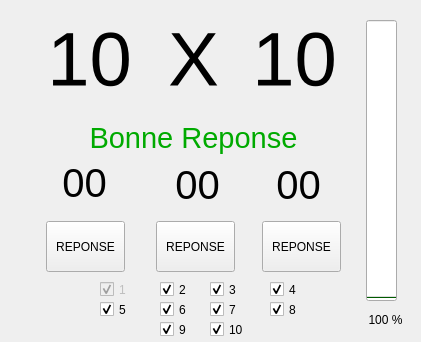
<?xml version="1.0" encoding="UTF-8"?>
<ui version="4.0">
 <author>ToF 2017</author>
 <class>Form</class>
 <widget class="QWidget" name="Form">
  <property name="geometry">
   <rect>
    <x>0</x>
    <y>0</y>
    <width>421</width>
    <height>342</height>
   </rect>
  </property>
  <property name="windowTitle">
   <string notr="true">Multi Meli ;-)</string>
  </property>
  <widget class="QPushButton" name="pushButton_ReponseA">
   <property name="geometry">
    <rect>
     <x>46</x>
     <y>221</y>
     <width>79</width>
     <height>51</height>
    </rect>
   </property>
   <property name="text">
    <string>REPONSE</string>
   </property>
  </widget>
  <widget class="QPushButton" name="pushButton_ReponseB">
   <property name="geometry">
    <rect>
     <x>156</x>
     <y>221</y>
     <width>79</width>
     <height>51</height>
    </rect>
   </property>
   <property name="text">
    <string>REPONSE</string>
   </property>
  </widget>
  <widget class="QPushButton" name="pushButton_ReponseC">
   <property name="geometry">
    <rect>
     <x>262</x>
     <y>221</y>
     <width>79</width>
     <height>51</height>
    </rect>
   </property>
   <property name="text">
    <string>REPONSE</string>
   </property>
  </widget>
  <widget class="QLabel" name="label_X">
   <property name="geometry">
    <rect>
     <x>164</x>
     <y>20</y>
     <width>59</width>
     <height>79</height>
    </rect>
   </property>
   <property name="font">
    <font>
     <pointsize>57</pointsize>
    </font>
   </property>
   <property name="text">
    <string notr="true">X</string>
   </property>
   <property name="scaledContents">
    <bool>false</bool>
   </property>
   <property name="alignment">
    <set>Qt::AlignCenter</set>
   </property>
  </widget>
  <widget class="QLabel" name="label_Nbr1">
   <property name="geometry">
    <rect>
     <x>44</x>
     <y>20</y>
     <width>91</width>
     <height>79</height>
    </rect>
   </property>
   <property name="font">
    <font>
     <pointsize>57</pointsize>
    </font>
   </property>
   <property name="text">
    <string notr="true">10</string>
   </property>
   <property name="scaledContents">
    <bool>false</bool>
   </property>
   <property name="alignment">
    <set>Qt::AlignCenter</set>
   </property>
  </widget>
  <widget class="QLabel" name="label_Nbr2">
   <property name="geometry">
    <rect>
     <x>250</x>
     <y>20</y>
     <width>89</width>
     <height>79</height>
    </rect>
   </property>
   <property name="font">
    <font>
     <pointsize>57</pointsize>
    </font>
   </property>
   <property name="text">
    <string notr="true">10</string>
   </property>
   <property name="scaledContents">
    <bool>false</bool>
   </property>
   <property name="alignment">
    <set>Qt::AlignCenter</set>
   </property>
  </widget>
  <widget class="QLabel" name="label_Reponse_A">
   <property name="geometry">
    <rect>
     <x>44</x>
     <y>152</y>
     <width>81</width>
     <height>61</height>
    </rect>
   </property>
   <property name="font">
    <font>
     <pointsize>30</pointsize>
    </font>
   </property>
   <property name="text">
    <string notr="true">00</string>
   </property>
   <property name="textFormat">
    <enum>Qt::AutoText</enum>
   </property>
   <property name="scaledContents">
    <bool>false</bool>
   </property>
   <property name="alignment">
    <set>Qt::AlignCenter</set>
   </property>
  </widget>
  <widget class="QLabel" name="label_Reponse_B">
   <property name="geometry">
    <rect>
     <x>152</x>
     <y>154</y>
     <width>91</width>
     <height>61</height>
    </rect>
   </property>
   <property name="font">
    <font>
     <pointsize>30</pointsize>
    </font>
   </property>
   <property name="frameShadow">
    <enum>QFrame::Plain</enum>
   </property>
   <property name="text">
    <string notr="true">00</string>
   </property>
   <property name="textFormat">
    <enum>Qt::AutoText</enum>
   </property>
   <property name="scaledContents">
    <bool>false</bool>
   </property>
   <property name="alignment">
    <set>Qt::AlignCenter</set>
   </property>
  </widget>
  <widget class="QLabel" name="label_Reponse_C">
   <property name="geometry">
    <rect>
     <x>258</x>
     <y>154</y>
     <width>81</width>
     <height>61</height>
    </rect>
   </property>
   <property name="font">
    <font>
     <pointsize>30</pointsize>
    </font>
   </property>
   <property name="frameShadow">
    <enum>QFrame::Plain</enum>
   </property>
   <property name="text">
    <string notr="true">00</string>
   </property>
   <property name="textFormat">
    <enum>Qt::AutoText</enum>
   </property>
   <property name="scaledContents">
    <bool>false</bool>
   </property>
   <property name="alignment">
    <set>Qt::AlignCenter</set>
   </property>
  </widget>
  <widget class="QLabel" name="label_Message_Reponse">
   <property name="geometry">
    <rect>
     <x>72</x>
     <y>118</y>
     <width>243</width>
     <height>41</height>
    </rect>
   </property>
   <property name="font">
    <font>
     <pointsize>19</pointsize>
     <weight>50</weight>
     <bold>false</bold>
    </font>
   </property>
   <property name="text">
    <string notr="true">&lt;html&gt;&lt;head/&gt;&lt;body&gt;&lt;p align=&quot;center&quot;&gt;&lt;span style=&quot; font-size:22pt; color:#00aa00;&quot;&gt;Bonne Reponse&lt;/span&gt;&lt;/p&gt;&lt;/body&gt;&lt;/html&gt;</string>
   </property>
   <property name="textFormat">
    <enum>Qt::RichText</enum>
   </property>
   <property name="scaledContents">
    <bool>false</bool>
   </property>
   <property name="alignment">
    <set>Qt::AlignCenter</set>
   </property>
  </widget>
  <widget class="QCheckBox" name="checkBox_1">
   <property name="enabled">
    <bool>false</bool>
   </property>
   <property name="geometry">
    <rect>
     <x>100</x>
     <y>280</y>
     <width>41</width>
     <height>19</height>
    </rect>
   </property>
   <property name="text">
    <string>1</string>
   </property>
   <property name="checkable">
    <bool>true</bool>
   </property>
   <property name="checked">
    <bool>true</bool>
   </property>
  </widget>
  <widget class="QCheckBox" name="checkBox_2">
   <property name="geometry">
    <rect>
     <x>160</x>
     <y>280</y>
     <width>41</width>
     <height>19</height>
    </rect>
   </property>
   <property name="text">
    <string>2</string>
   </property>
   <property name="checked">
    <bool>true</bool>
   </property>
  </widget>
  <widget class="QCheckBox" name="checkBox_3">
   <property name="geometry">
    <rect>
     <x>210</x>
     <y>280</y>
     <width>41</width>
     <height>19</height>
    </rect>
   </property>
   <property name="text">
    <string>3</string>
   </property>
   <property name="checked">
    <bool>true</bool>
   </property>
  </widget>
  <widget class="QCheckBox" name="checkBox_4">
   <property name="geometry">
    <rect>
     <x>270</x>
     <y>280</y>
     <width>41</width>
     <height>19</height>
    </rect>
   </property>
   <property name="text">
    <string>4</string>
   </property>
   <property name="checked">
    <bool>true</bool>
   </property>
  </widget>
  <widget class="QCheckBox" name="checkBox_5">
   <property name="geometry">
    <rect>
     <x>100</x>
     <y>300</y>
     <width>41</width>
     <height>19</height>
    </rect>
   </property>
   <property name="text">
    <string>5</string>
   </property>
   <property name="checked">
    <bool>true</bool>
   </property>
  </widget>
  <widget class="QCheckBox" name="checkBox_6">
   <property name="geometry">
    <rect>
     <x>160</x>
     <y>300</y>
     <width>41</width>
     <height>19</height>
    </rect>
   </property>
   <property name="text">
    <string>6</string>
   </property>
   <property name="checked">
    <bool>true</bool>
   </property>
  </widget>
  <widget class="QCheckBox" name="checkBox_7">
   <property name="geometry">
    <rect>
     <x>210</x>
     <y>300</y>
     <width>41</width>
     <height>19</height>
    </rect>
   </property>
   <property name="text">
    <string>7</string>
   </property>
   <property name="checked">
    <bool>true</bool>
   </property>
  </widget>
  <widget class="QCheckBox" name="checkBox_8">
   <property name="geometry">
    <rect>
     <x>270</x>
     <y>300</y>
     <width>31</width>
     <height>19</height>
    </rect>
   </property>
   <property name="text">
    <string>8</string>
   </property>
   <property name="checked">
    <bool>true</bool>
   </property>
  </widget>
  <widget class="QCheckBox" name="checkBox_9">
   <property name="geometry">
    <rect>
     <x>160</x>
     <y>320</y>
     <width>41</width>
     <height>19</height>
    </rect>
   </property>
   <property name="text">
    <string>9</string>
   </property>
   <property name="checked">
    <bool>true</bool>
   </property>
  </widget>
  <widget class="QCheckBox" name="checkBox_10">
   <property name="geometry">
    <rect>
     <x>210</x>
     <y>320</y>
     <width>41</width>
     <height>19</height>
    </rect>
   </property>
   <property name="text">
    <string>10</string>
   </property>
   <property name="checked">
    <bool>true</bool>
   </property>
  </widget>
  <widget class="QProgressBar" name="progressBar_Cool">
   <property name="geometry">
    <rect>
     <x>366</x>
     <y>20</y>
     <width>31</width>
     <height>281</height>
    </rect>
   </property>
   <property name="styleSheet">
    <string notr="true">selection-background-color: rgb(0, 127, 0);</string>
   </property>
   <property name="value">
    <number>0</number>
   </property>
   <property name="orientation">
    <enum>Qt::Vertical</enum>
   </property>
   <property name="textDirection">
    <enum>QProgressBar::TopToBottom</enum>
   </property>
  </widget>
  <widget class="QLabel" name="label">
   <property name="geometry">
    <rect>
     <x>360</x>
     <y>310</y>
     <width>51</width>
     <height>20</height>
    </rect>
   </property>
   <property name="text">
    <string>100 %</string>
   </property>
   <property name="alignment">
    <set>Qt::AlignCenter</set>
   </property>
  </widget>
 </widget>
 <resources/>
 <connections/>
 <designerdata>
  <property name="gridDeltaX">
   <number>10</number>
  </property>
  <property name="gridDeltaY">
   <number>10</number>
  </property>
  <property name="gridSnapX">
   <bool>true</bool>
  </property>
  <property name="gridSnapY">
   <bool>true</bool>
  </property>
  <property name="gridVisible">
   <bool>true</bool>
  </property>
 </designerdata>
</ui>
